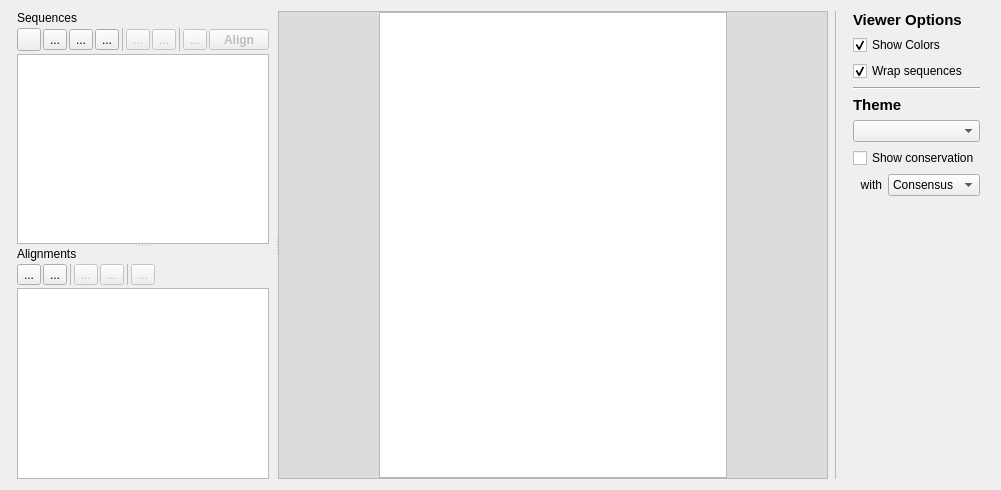
  <widget class="QWidget" name="centralwidget">
   <layout class="QHBoxLayout" name="horizontalLayout">
    <item>
     <widget class="QSplitter" name="splitter_2">
      <property name="sizePolicy">
       <sizepolicy hsizetype="Preferred" vsizetype="Preferred">
        <horstretch>0</horstretch>
        <verstretch>0</verstretch>
       </sizepolicy>
      </property>
      <property name="orientation">
       <enum>Qt::Horizontal</enum>
      </property>
      <property name="handleWidth">
       <number>3</number>
      </property>
      <widget class="QFrame" name="frame">
       <property name="sizePolicy">
        <sizepolicy hsizetype="Preferred" vsizetype="Preferred">
         <horstretch>0</horstretch>
         <verstretch>0</verstretch>
        </sizepolicy>
       </property>
       <property name="maximumSize">
        <size>
         <width>300</width>
         <height>16777215</height>
        </size>
       </property>
       <property name="baseSize">
        <size>
         <width>0</width>
         <height>0</height>
        </size>
       </property>
       <property name="frameShape">
        <enum>QFrame::NoFrame</enum>
       </property>
       <property name="frameShadow">
        <enum>QFrame::Raised</enum>
       </property>
       <layout class="QVBoxLayout" name="verticalLayout_3">
        <property name="spacing">
         <number>0</number>
        </property>
        <property name="leftMargin">
         <number>0</number>
        </property>
        <property name="topMargin">
         <number>0</number>
        </property>
        <property name="rightMargin">
         <number>0</number>
        </property>
        <property name="bottomMargin">
         <number>0</number>
        </property>
        <item>
         <widget class="QSplitter" name="splitter">
          <property name="frameShape">
           <enum>QFrame::NoFrame</enum>
          </property>
          <property name="frameShadow">
           <enum>QFrame::Raised</enum>
          </property>
          <property name="lineWidth">
           <number>0</number>
          </property>
          <property name="midLineWidth">
           <number>1</number>
          </property>
          <property name="orientation">
           <enum>Qt::Vertical</enum>
          </property>
          <property name="handleWidth">
           <number>3</number>
          </property>
          <widget class="QWidget" name="layoutWidget">
           <layout class="QVBoxLayout" name="verticalLayout">
            <property name="spacing">
             <number>3</number>
            </property>
            <property name="leftMargin">
             <number>6</number>
            </property>
            <property name="rightMargin">
             <number>6</number>
            </property>
            <item>
             <widget class="QLabel" name="sequenceLabel">
              <property name="text">
               <string>Sequences</string>
              </property>
             </widget>
            </item>
            <item>
             <layout class="QHBoxLayout" name="horizontalLayout_4">
              <property name="spacing">
               <number>2</number>
              </property>
              <item>
               <widget class="QToolButton" name="addSequenceButton">
                <property name="toolTip">
                 <string>Add new sequence (opens window)</string>
                </property>
                <property name="text">
                 <string/>
                </property>
                <property name="icon">
                 <iconset resource="resources/linnaeo.qrc">
                  <normaloff>:/icons/ui/plus.svg</normaloff>:/icons/ui/plus.svg</iconset>
                </property>
               </widget>
              </item>
              <item>
               <widget class="QToolButton" name="downloadSeqButton">
                <property name="text">
                 <string>...</string>
                </property>
                <property name="icon">
                 <iconset resource="resources/linnaeo.qrc">
                  <normaloff>:/icons/ui/download.svg</normaloff>:/icons/ui/download.svg</iconset>
                </property>
               </widget>
              </item>
              <item>
               <widget class="QToolButton" name="importSequenceButton">
                <property name="text">
                 <string>...</string>
                </property>
                <property name="icon">
                 <iconset resource="resources/linnaeo.qrc">
                  <normaloff>:/icons/ui/file-import.svg</normaloff>:/icons/ui/file-import.svg</iconset>
                </property>
               </widget>
              </item>
              <item>
               <widget class="QToolButton" name="addSequenceFolderButton">
                <property name="toolTip">
                 <string>Add folder to sequence viewer</string>
                </property>
                <property name="text">
                 <string>...</string>
                </property>
                <property name="icon">
                 <iconset resource="resources/linnaeo.qrc">
                  <normaloff>:/icons/ui/folder-plus.svg</normaloff>:/icons/ui/folder-plus.svg</iconset>
                </property>
               </widget>
              </item>
              <item>
               <widget class="Line" name="line_7">
                <property name="lineWidth">
                 <number>0</number>
                </property>
                <property name="midLineWidth">
                 <number>1</number>
                </property>
                <property name="orientation">
                 <enum>Qt::Vertical</enum>
                </property>
               </widget>
              </item>
              <item>
               <widget class="QToolButton" name="editSequenceButton">
                <property name="enabled">
                 <bool>false</bool>
                </property>
                <property name="text">
                 <string>...</string>
                </property>
                <property name="icon">
                 <iconset resource="resources/linnaeo.qrc">
                  <normaloff>:/icons/ui/edit.svg</normaloff>:/icons/ui/edit.svg</iconset>
                </property>
               </widget>
              </item>
              <item>
               <widget class="QToolButton" name="exportSequenceButton">
                <property name="enabled">
                 <bool>false</bool>
                </property>
                <property name="text">
                 <string>...</string>
                </property>
                <property name="icon">
                 <iconset resource="resources/linnaeo.qrc">
                  <normaloff>:/icons/ui/file-export.svg</normaloff>:/icons/ui/file-export.svg</iconset>
                </property>
               </widget>
              </item>
              <item>
               <widget class="Line" name="line_5">
                <property name="lineWidth">
                 <number>0</number>
                </property>
                <property name="midLineWidth">
                 <number>1</number>
                </property>
                <property name="orientation">
                 <enum>Qt::Vertical</enum>
                </property>
               </widget>
              </item>
              <item>
               <widget class="QToolButton" name="deleteSequenceButton">
                <property name="enabled">
                 <bool>false</bool>
                </property>
                <property name="text">
                 <string>...</string>
                </property>
                <property name="icon">
                 <iconset resource="resources/linnaeo.qrc">
                  <normaloff>:/icons/ui/trash.svg</normaloff>:/icons/ui/trash.svg</iconset>
                </property>
               </widget>
              </item>
              <item>
               <spacer name="horizontalSpacer_4">
                <property name="orientation">
                 <enum>Qt::Horizontal</enum>
                </property>
                <property name="sizeHint" stdset="0">
                 <size>
                  <width>40</width>
                  <height>20</height>
                 </size>
                </property>
               </spacer>
              </item>
              <item>
               <widget class="QToolButton" name="quickAlignButton">
                <property name="enabled">
                 <bool>false</bool>
                </property>
                <property name="minimumSize">
                 <size>
                  <width>60</width>
                  <height>0</height>
                 </size>
                </property>
                <property name="font">
                 <font>
                  <weight>75</weight>
                  <bold>true</bold>
                  <stylestrategy>PreferDefault</stylestrategy>
                 </font>
                </property>
                <property name="toolTip">
                 <string>Generate alignment from selected sequences</string>
                </property>
                <property name="text">
                 <string>Align</string>
                </property>
                <property name="icon">
                 <iconset resource="resources/linnaeo.qrc">
                  <normaloff>:/icons/ui/indent.svg</normaloff>:/icons/ui/indent.svg</iconset>
                </property>
                <property name="toolButtonStyle">
                 <enum>Qt::ToolButtonTextOnly</enum>
                </property>
                <property name="arrowType">
                 <enum>Qt::NoArrow</enum>
                </property>
               </widget>
              </item>
             </layout>
            </item>
            <item>
             <widget class="QTreeView" name="seqTreeView">
              <property name="sizePolicy">
               <sizepolicy hsizetype="Preferred" vsizetype="Expanding">
                <horstretch>0</horstretch>
                <verstretch>0</verstretch>
               </sizepolicy>
              </property>
              <property name="toolTip">
               <string/>
              </property>
              <property name="editTriggers">
               <set>QAbstractItemView::EditKeyPressed|QAbstractItemView::SelectedClicked</set>
              </property>
              <property name="dragEnabled">
               <bool>true</bool>
              </property>
              <property name="dragDropMode">
               <enum>QAbstractItemView::InternalMove</enum>
              </property>
              <property name="selectionMode">
               <enum>QAbstractItemView::ExtendedSelection</enum>
              </property>
              <property name="selectionBehavior">
               <enum>QAbstractItemView::SelectRows</enum>
              </property>
              <property name="indentation">
               <number>10</number>
              </property>
              <property name="animated">
               <bool>false</bool>
              </property>
              <property name="headerHidden">
               <bool>true</bool>
              </property>
             </widget>
            </item>
           </layout>
          </widget>
          <widget class="QWidget" name="layoutWidget">
           <layout class="QVBoxLayout" name="verticalLayout_2">
            <property name="spacing">
             <number>3</number>
            </property>
            <property name="leftMargin">
             <number>6</number>
            </property>
            <property name="rightMargin">
             <number>6</number>
            </property>
            <item>
             <widget class="QLabel" name="alignLabel">
              <property name="text">
               <string>Alignments</string>
              </property>
             </widget>
            </item>
            <item>
             <layout class="QHBoxLayout" name="horizontalLayout_5">
              <property name="spacing">
               <number>2</number>
              </property>
              <item>
               <widget class="QToolButton" name="importAlignmentButton">
                <property name="text">
                 <string>...</string>
                </property>
                <property name="icon">
                 <iconset resource="resources/linnaeo.qrc">
                  <normaloff>:/icons/ui/file-import.svg</normaloff>:/icons/ui/file-import.svg</iconset>
                </property>
               </widget>
              </item>
              <item>
               <widget class="QToolButton" name="addAlignmentFolderButton">
                <property name="text">
                 <string>...</string>
                </property>
                <property name="icon">
                 <iconset resource="resources/linnaeo.qrc">
                  <normaloff>:/icons/ui/folder-plus.svg</normaloff>:/icons/ui/folder-plus.svg</iconset>
                </property>
               </widget>
              </item>
              <item>
               <widget class="Line" name="line_8">
                <property name="lineWidth">
                 <number>0</number>
                </property>
                <property name="midLineWidth">
                 <number>1</number>
                </property>
                <property name="orientation">
                 <enum>Qt::Vertical</enum>
                </property>
               </widget>
              </item>
              <item>
               <widget class="QToolButton" name="editAlignmentButton">
                <property name="enabled">
                 <bool>false</bool>
                </property>
                <property name="text">
                 <string>...</string>
                </property>
                <property name="icon">
                 <iconset resource="resources/linnaeo.qrc">
                  <normaloff>:/icons/ui/edit.svg</normaloff>:/icons/ui/edit.svg</iconset>
                </property>
               </widget>
              </item>
              <item>
               <widget class="QToolButton" name="exportAlignmentButton">
                <property name="enabled">
                 <bool>false</bool>
                </property>
                <property name="text">
                 <string>...</string>
                </property>
                <property name="icon">
                 <iconset resource="resources/linnaeo.qrc">
                  <normaloff>:/icons/ui/file-export.svg</normaloff>:/icons/ui/file-export.svg</iconset>
                </property>
               </widget>
              </item>
              <item>
               <widget class="Line" name="line_6">
                <property name="lineWidth">
                 <number>0</number>
                </property>
                <property name="midLineWidth">
                 <number>1</number>
                </property>
                <property name="orientation">
                 <enum>Qt::Vertical</enum>
                </property>
               </widget>
              </item>
              <item>
               <widget class="QToolButton" name="deleteAlignmentButton">
                <property name="enabled">
                 <bool>false</bool>
                </property>
                <property name="text">
                 <string>...</string>
                </property>
                <property name="icon">
                 <iconset resource="resources/linnaeo.qrc">
                  <normaloff>:/icons/ui/trash.svg</normaloff>:/icons/ui/trash.svg</iconset>
                </property>
               </widget>
              </item>
              <item>
               <spacer name="horizontalSpacer_3">
                <property name="orientation">
                 <enum>Qt::Horizontal</enum>
                </property>
                <property name="sizeHint" stdset="0">
                 <size>
                  <width>40</width>
                  <height>20</height>
                 </size>
                </property>
               </spacer>
              </item>
             </layout>
            </item>
            <item>
             <widget class="QTreeView" name="alignTreeView">
              <property name="sizePolicy">
               <sizepolicy hsizetype="Preferred" vsizetype="Expanding">
                <horstretch>0</horstretch>
                <verstretch>0</verstretch>
               </sizepolicy>
              </property>
              <property name="editTriggers">
               <set>QAbstractItemView::EditKeyPressed|QAbstractItemView::SelectedClicked</set>
              </property>
              <property name="dragEnabled">
               <bool>true</bool>
              </property>
              <property name="dragDropMode">
               <enum>QAbstractItemView::InternalMove</enum>
              </property>
              <property name="selectionMode">
               <enum>QAbstractItemView::SingleSelection</enum>
              </property>
              <property name="indentation">
               <number>10</number>
              </property>
              <property name="headerHidden">
               <bool>true</bool>
              </property>
              <attribute name="headerVisible">
               <bool>false</bool>
              </attribute>
             </widget>
            </item>
           </layout>
          </widget>
         </widget>
        </item>
       </layout>
      </widget>
      <widget class="QFrame" name="frame_2">
       <property name="sizePolicy">
        <sizepolicy hsizetype="Expanding" vsizetype="Preferred">
         <horstretch>0</horstretch>
         <verstretch>0</verstretch>
        </sizepolicy>
       </property>
       <property name="minimumSize">
        <size>
         <width>550</width>
         <height>0</height>
        </size>
       </property>
       <property name="frameShape">
        <enum>QFrame::Box</enum>
       </property>
       <property name="frameShadow">
        <enum>QFrame::Raised</enum>
       </property>
       <property name="lineWidth">
        <number>0</number>
       </property>
       <property name="midLineWidth">
        <number>1</number>
       </property>
       <layout class="QVBoxLayout" name="verticalLayout_4">
        <property name="spacing">
         <number>0</number>
        </property>
        <property name="leftMargin">
         <number>0</number>
        </property>
        <property name="topMargin">
         <number>0</number>
        </property>
        <property name="rightMargin">
         <number>0</number>
        </property>
        <property name="bottomMargin">
         <number>0</number>
        </property>
        <item>
         <layout class="QHBoxLayout" name="horizontalLayout_2">
          <property name="spacing">
           <number>0</number>
          </property>
          <item>
           <widget class="QTextEdit" name="namesEdit">
            <property name="sizePolicy">
             <sizepolicy hsizetype="MinimumExpanding" vsizetype="Expanding">
              <horstretch>0</horstretch>
              <verstretch>0</verstretch>
             </sizepolicy>
            </property>
            <property name="minimumSize">
             <size>
              <width>30</width>
              <height>0</height>
             </size>
            </property>
            <property name="maximumSize">
             <size>
              <width>100</width>
              <height>16777215</height>
             </size>
            </property>
            <property name="styleSheet">
             <string notr="true">background-color: rgb(235,235,235);background-color: rgb(220,220,220);padding-top: 1px;</string>
            </property>
            <property name="frameShape">
             <enum>QFrame::NoFrame</enum>
            </property>
            <property name="frameShadow">
             <enum>QFrame::Plain</enum>
            </property>
            <property name="lineWidth">
             <number>1</number>
            </property>
            <property name="midLineWidth">
             <number>1</number>
            </property>
            <property name="verticalScrollBarPolicy">
             <enum>Qt::ScrollBarAlwaysOff</enum>
            </property>
            <property name="sizeAdjustPolicy">
             <enum>QAbstractScrollArea::AdjustToContents</enum>
            </property>
           </widget>
          </item>
          <item>
           <widget class="SeqViewer" name="seqViewer">
            <property name="cursor" stdset="0">
             <cursorShape>IBeamCursor</cursorShape>
            </property>
            <property name="acceptDrops">
             <bool>false</bool>
            </property>
            <property name="styleSheet">
             <string notr="true"/>
            </property>
            <property name="verticalScrollBarPolicy">
             <enum>Qt::ScrollBarAlwaysOff</enum>
            </property>
            <property name="sizeAdjustPolicy">
             <enum>QAbstractScrollArea::AdjustToContents</enum>
            </property>
            <property name="undoRedoEnabled">
             <bool>false</bool>
            </property>
            <property name="lineWrapMode">
             <enum>QTextEdit::NoWrap</enum>
            </property>
            <property name="html">
             <string>&lt;!DOCTYPE HTML PUBLIC &quot;-//W3C//DTD HTML 4.0//EN&quot; &quot;http://www.w3.org/TR/REC-html40/strict.dtd&quot;&gt;
&lt;html&gt;&lt;head&gt;&lt;meta name=&quot;qrichtext&quot; content=&quot;1&quot; /&gt;&lt;style type=&quot;text/css&quot;&gt;
p, li { white-space: pre-wrap; }
&lt;/style&gt;&lt;/head&gt;&lt;body style=&quot; font-family:'MS Shell Dlg 2'; font-size:8.25pt; font-weight:400; font-style:normal;&quot;&gt;
&lt;p style=&quot;-qt-paragraph-type:empty; margin-top:0px; margin-bottom:0px; margin-left:0px; margin-right:0px; -qt-block-indent:0; text-indent:0px;&quot;&gt;&lt;br /&gt;&lt;/p&gt;&lt;/body&gt;&lt;/html&gt;</string>
            </property>
            <property name="cursorWidth">
             <number>0</number>
            </property>
            <property name="textInteractionFlags">
             <set>Qt::NoTextInteraction</set>
            </property>
            <property name="placeholderText">
             <string/>
            </property>
           </widget>
          </item>
          <item>
           <widget class="QTextEdit" name="rulerEdit">
            <property name="sizePolicy">
             <sizepolicy hsizetype="MinimumExpanding" vsizetype="Expanding">
              <horstretch>0</horstretch>
              <verstretch>0</verstretch>
             </sizepolicy>
            </property>
            <property name="minimumSize">
             <size>
              <width>30</width>
              <height>0</height>
             </size>
            </property>
            <property name="maximumSize">
             <size>
              <width>100</width>
              <height>16777215</height>
             </size>
            </property>
            <property name="styleSheet">
             <string notr="true">background-color: rgb(220,220,220);padding-top:1px;</string>
            </property>
            <property name="frameShape">
             <enum>QFrame::NoFrame</enum>
            </property>
            <property name="lineWidth">
             <number>0</number>
            </property>
            <property name="midLineWidth">
             <number>1</number>
            </property>
            <property name="sizeAdjustPolicy">
             <enum>QAbstractScrollArea::AdjustToContents</enum>
            </property>
           </widget>
          </item>
         </layout>
        </item>
       </layout>
      </widget>
     </widget>
    </item>
    <item>
     <widget class="Line" name="optLine">
      <property name="frameShadow">
       <enum>QFrame::Raised</enum>
      </property>
      <property name="lineWidth">
       <number>0</number>
      </property>
      <property name="midLineWidth">
       <number>1</number>
      </property>
      <property name="orientation">
       <enum>Qt::Vertical</enum>
      </property>
     </widget>
    </item>
    <item>
     <widget class="QFrame" name="optionsPanel">
      <property name="sizePolicy">
       <sizepolicy hsizetype="Maximum" vsizetype="Preferred">
        <horstretch>0</horstretch>
        <verstretch>0</verstretch>
       </sizepolicy>
      </property>
      <property name="frameShape">
       <enum>QFrame::NoFrame</enum>
      </property>
      <property name="frameShadow">
       <enum>QFrame::Raised</enum>
      </property>
      <property name="lineWidth">
       <number>0</number>
      </property>
      <property name="midLineWidth">
       <number>1</number>
      </property>
      <layout class="QVBoxLayout" name="verticalLayout_7">
       <property name="leftMargin">
        <number>10</number>
       </property>
       <property name="topMargin">
        <number>0</number>
       </property>
       <property name="rightMargin">
        <number>10</number>
       </property>
       <property name="bottomMargin">
        <number>0</number>
       </property>
       <item>
        <widget class="QLabel" name="optionsLabel">
         <property name="font">
          <font>
           <pointsize>11</pointsize>
           <weight>75</weight>
           <bold>true</bold>
           <stylestrategy>PreferAntialias</stylestrategy>
          </font>
         </property>
         <property name="styleSheet">
          <string notr="true"/>
         </property>
         <property name="text">
          <string>Viewer Options</string>
         </property>
         <property name="textFormat">
          <enum>Qt::MarkdownText</enum>
         </property>
        </widget>
       </item>
       <item>
        <widget class="QCheckBox" name="colorsEnabled">
         <property name="text">
          <string>Show Colors</string>
         </property>
         <property name="checked">
          <bool>true</bool>
         </property>
        </widget>
       </item>
       <item>
        <widget class="QCheckBox" name="wrapEnabled">
         <property name="text">
          <string>Wrap sequences</string>
         </property>
         <property name="checked">
          <bool>true</bool>
         </property>
        </widget>
       </item>
       <item>
        <widget class="Line" name="line_3">
         <property name="orientation">
          <enum>Qt::Horizontal</enum>
         </property>
        </widget>
       </item>
       <item>
        <widget class="QLabel" name="themeLabel">
         <property name="font">
          <font>
           <pointsize>11</pointsize>
           <weight>75</weight>
           <bold>true</bold>
           <stylestrategy>PreferAntialias</stylestrategy>
          </font>
         </property>
         <property name="styleSheet">
          <string notr="true"/>
         </property>
         <property name="text">
          <string>Theme</string>
         </property>
         <property name="textFormat">
          <enum>Qt::MarkdownText</enum>
         </property>
        </widget>
       </item>
       <item>
        <widget class="QComboBox" name="themeCombo"/>
       </item>
       <item>
        <widget class="QCheckBox" name="conservedEnabled">
         <property name="text">
          <string>Show conservation</string>
         </property>
        </widget>
       </item>
       <item>
        <layout class="QHBoxLayout" name="horizontalLayout_3">
         <item>
          <widget class="QLabel" name="label">
           <property name="layoutDirection">
            <enum>Qt::LeftToRight</enum>
           </property>
           <property name="text">
            <string>with</string>
           </property>
           <property name="alignment">
            <set>Qt::AlignRight|Qt::AlignTrailing|Qt::AlignVCenter</set>
           </property>
          </widget>
         </item>
         <item>
          <widget class="QComboBox" name="conservedCombo">
           <item>
            <property name="text">
             <string>Consensus</string>
            </property>
           </item>
          </widget>
         </item>
        </layout>
       </item>
       <item>
        <spacer name="verticalSpacer">
         <property name="orientation">
          <enum>Qt::Vertical</enum>
         </property>
         <property name="sizeHint" stdset="0">
          <size>
           <width>20</width>
           <height>220</height>
          </size>
         </property>
        </spacer>
       </item>
      </layout>
     </widget>
    </item>
   </layout>
  </widget>
